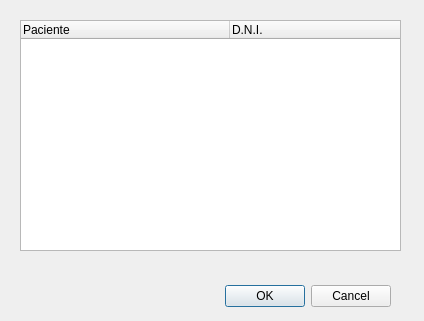
<?xml version="1.0" encoding="UTF-8"?>
<ui version="4.0">
 <class>DialogAbrirP</class>
 <widget class="QDialog" name="DialogAbrirP">
  <property name="windowModality">
   <enum>Qt::ApplicationModal</enum>
  </property>
  <property name="geometry">
   <rect>
    <x>0</x>
    <y>0</y>
    <width>424</width>
    <height>321</height>
   </rect>
  </property>
  <property name="focusPolicy">
   <enum>Qt::WheelFocus</enum>
  </property>
  <property name="windowTitle">
   <string>Abrir Paciente</string>
  </property>
  <widget class="QDialogButtonBox" name="buttonBox">
   <property name="geometry">
    <rect>
     <x>210</x>
     <y>280</y>
     <width>181</width>
     <height>32</height>
    </rect>
   </property>
   <property name="orientation">
    <enum>Qt::Horizontal</enum>
   </property>
   <property name="standardButtons">
    <set>QDialogButtonBox::Cancel|QDialogButtonBox::Ok</set>
   </property>
  </widget>
  <widget class="QTreeWidget" name="treeWidget">
   <property name="geometry">
    <rect>
     <x>20</x>
     <y>20</y>
     <width>381</width>
     <height>231</height>
    </rect>
   </property>
   <property name="lineWidth">
    <number>1</number>
   </property>
   <property name="midLineWidth">
    <number>1</number>
   </property>
   <property name="autoScrollMargin">
    <number>16</number>
   </property>
   <property name="alternatingRowColors">
    <bool>true</bool>
   </property>
   <property name="columnCount">
    <number>2</number>
   </property>
   <attribute name="headerDefaultSectionSize">
    <number>209</number>
   </attribute>
   <attribute name="headerMinimumSectionSize">
    <number>170</number>
   </attribute>
   <column>
    <property name="text">
     <string>Paciente</string>
    </property>
   </column>
   <column>
    <property name="text">
     <string>D.N.I.</string>
    </property>
   </column>
  </widget>
 </widget>
 <tabstops>
  <tabstop>treeWidget</tabstop>
  <tabstop>buttonBox</tabstop>
 </tabstops>
 <resources/>
 <connections>
  <connection>
   <sender>buttonBox</sender>
   <signal>accepted()</signal>
   <receiver>DialogAbrirP</receiver>
   <slot>accept()</slot>
   <hints>
    <hint type="sourcelabel">
     <x>248</x>
     <y>254</y>
    </hint>
    <hint type="destinationlabel">
     <x>157</x>
     <y>274</y>
    </hint>
   </hints>
  </connection>
  <connection>
   <sender>buttonBox</sender>
   <signal>rejected()</signal>
   <receiver>DialogAbrirP</receiver>
   <slot>reject()</slot>
   <hints>
    <hint type="sourcelabel">
     <x>316</x>
     <y>260</y>
    </hint>
    <hint type="destinationlabel">
     <x>286</x>
     <y>274</y>
    </hint>
   </hints>
  </connection>
 </connections>
</ui>
